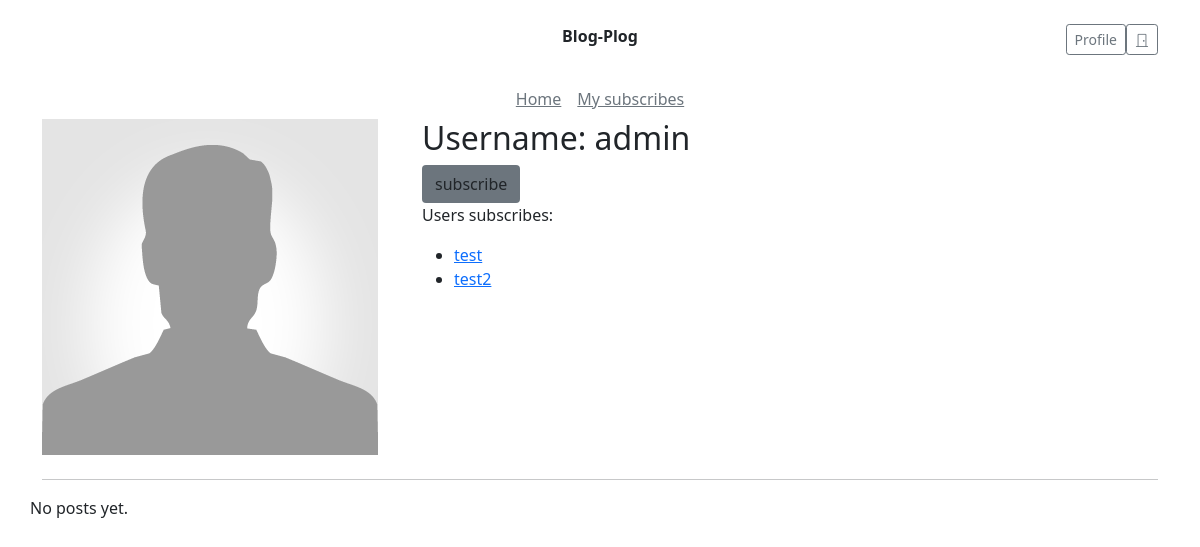
/users/1/ (signed in), run on an earlier commit of the app's database.
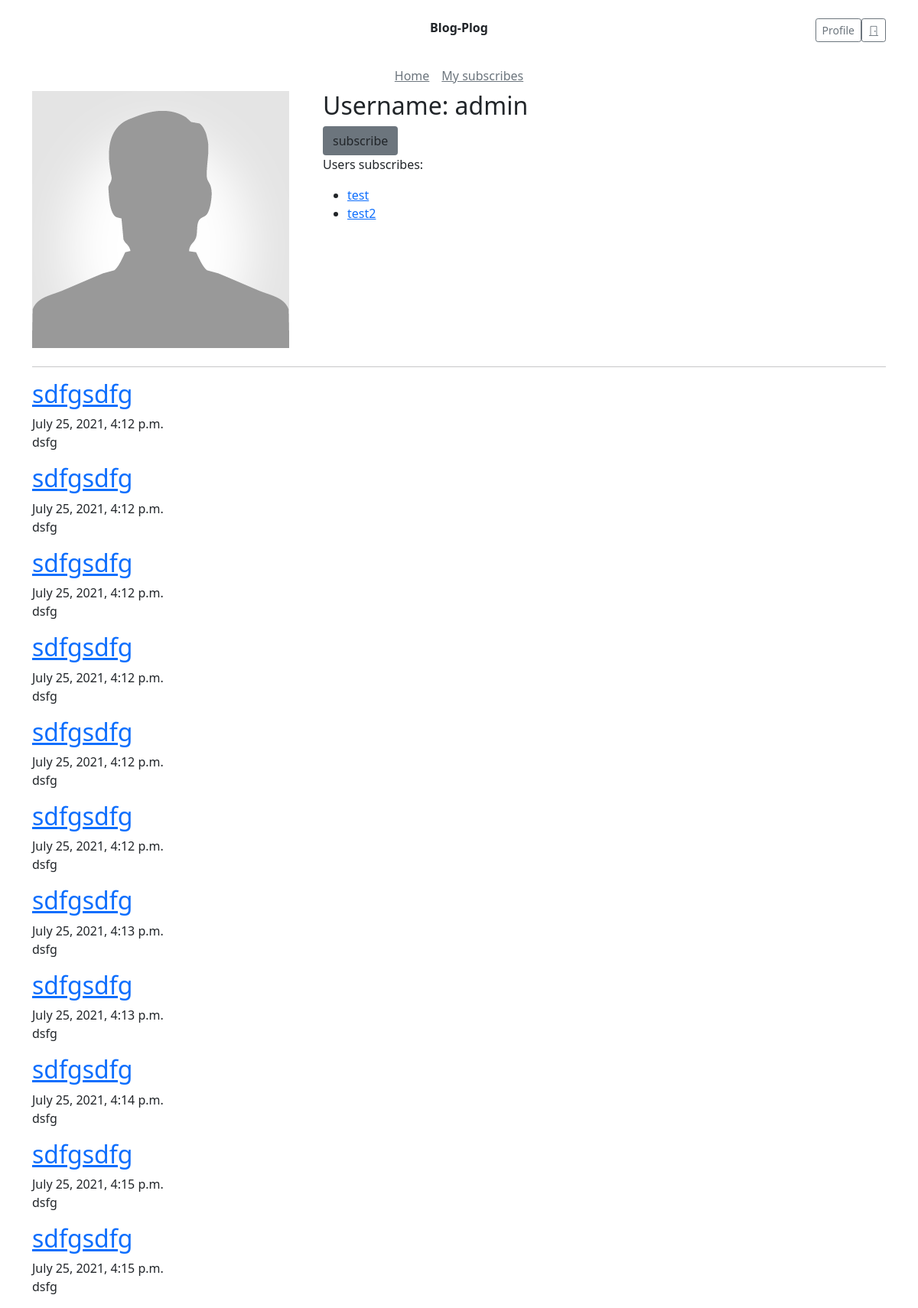
And on a later commit of the database.
### blog/models.py (models this page shows, shortened)
class UserSubscription(models.Model):
    user = models.ForeignKey(User, related_name='users', on_delete=models.CASCADE, null=True, blank=True)
    author = models.ForeignKey(User, related_name='authors', on_delete=models.CASCADE, null=True, blank=True)

class Post(models.Model):
    title = models.CharField(max_length=500)
    content = models.TextField()
    created_at = models.DateTimeField(auto_now_add=True)
    author = models.ForeignKey(User, on_delete=models.CASCADE, null=True, blank=True)

### blog/views.py (the view)
# urls.py: path('users/<int:pk>/', views.UserPage.as_view(), name='user'),
class UserPage(TemplateView):
    template_name = 'user.html'
    def get_context_data(self, **kwargs):
        context = super().get_context_data(**kwargs)
        context['user'] = User.objects.get(pk=kwargs['pk'])
        context['posts'] = Post.objects.filter(author=kwargs['pk'])
        context['subscribes'] = UserSubscription.objects.filter(user=kwargs['pk'])
        context['is_subscribed'] = UserSubscription.objects.filter(
            user=self.request.user,
            author=kwargs['pk']).exists()
        return context

### blog/templates/user.html
{% extends 'base.html' %}
{% load static %}
{% block content %}
    <div class="row mb-4">
        <div class="col-4">
            <img src="{% static 'img/no-img.png' %}" alt="">
        </div>
        <div class="col-6">
            <div>
                <h2>Username: {{ user.username }}</h2>
                {% if is_subscribed %}
                    <a class="btn bg-secondary" href="{% url 'user.unsubscribe' user.id %}">unsubscribe</a>
                {% else %}
                    <a class="btn bg-secondary" href="{% url 'user.subscribe' user.id %}">subscribe</a>
                {% endif %}
            </div>
            <p>Users subscribes:</p>
            <ul>
                {% for subscribe in subscribes %}
                    <li><a href="{% url 'user' subscribe.author.id %}">{{ subscribe.author.username }}</a></li>
                {% empty %}
                    <li>No subscribes</li>
                {% endfor %}
            </ul>
        </div>
    </div>
    <hr />
    {% for post in posts %}
    <div class="row">
        <article class="col-12">
            <h2><a href="{% url 'post.detail' post.id %}">{{ post.title }}</a></h2>
            <span>{{ post.created_at }}</span>
            <p>{{ post.content }}</p>
        </article>
    </div>
    {% empty %}
    <div class="row">No posts yet.</div>
    {% endfor %}
{% endblock %}

What changed in the data, as far as the page shows it:
added Post: title "sdfgsdfg", created_at "July 25, 2021, 4:12 p.m.", content "dsfg"
added Post: title "sdfgsdfg", created_at "July 25, 2021, 4:12 p.m.", content "dsfg"
added Post: title "sdfgsdfg", created_at "July 25, 2021, 4:12 p.m.", content "dsfg"
added Post: title "sdfgsdfg", created_at "July 25, 2021, 4:12 p.m.", content "dsfg"
added Post: title "sdfgsdfg", created_at "July 25, 2021, 4:12 p.m.", content "dsfg"
added Post: title "sdfgsdfg", created_at "July 25, 2021, 4:12 p.m.", content "dsfg"
added Post: title "sdfgsdfg", created_at "July 25, 2021, 4:13 p.m.", content "dsfg"
added Post: title "sdfgsdfg", created_at "July 25, 2021, 4:13 p.m.", content "dsfg"
added Post: title "sdfgsdfg", created_at "July 25, 2021, 4:14 p.m.", content "dsfg"
added Post: title "sdfgsdfg", created_at "July 25, 2021, 4:15 p.m.", content "dsfg"
added Post: title "sdfgsdfg", created_at "July 25, 2021, 4:15 p.m.", content "dsfg"
Also different on the page:
text no longer shown: "No posts yet."
